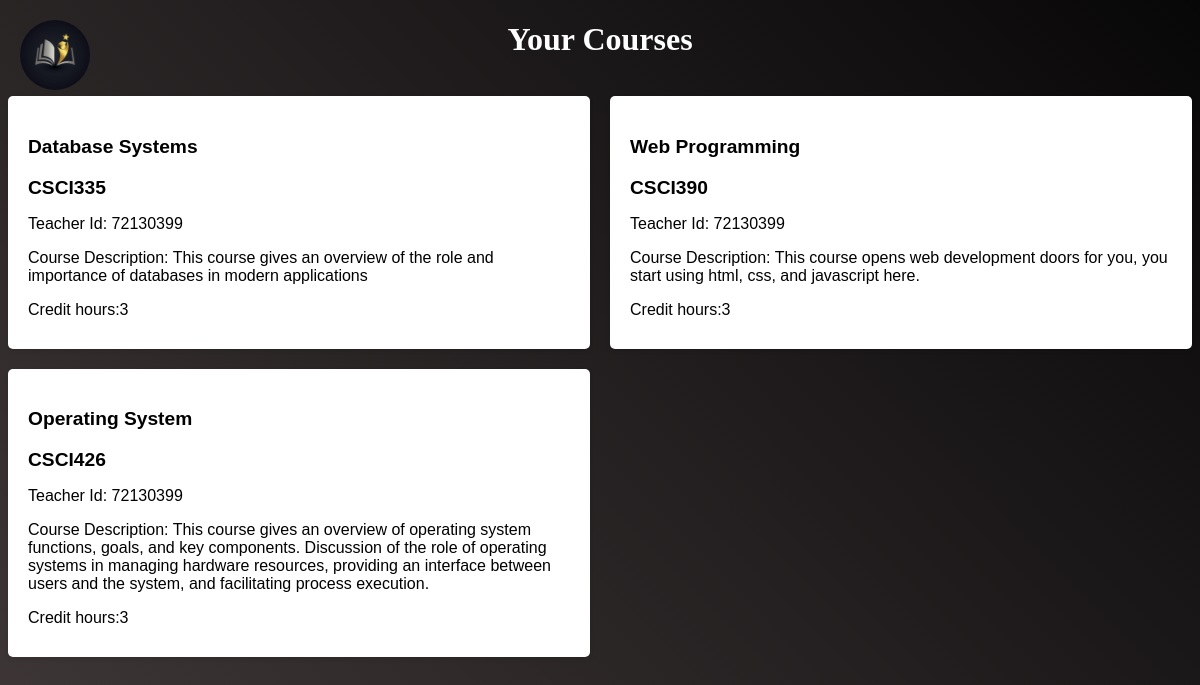
/teacher/list_courses.php (signed in), run on the app's committed database.
### tables this page shows
CREATE TABLE `course` (
  `id` varchar(30) NOT NULL,
  `name` varchar(50) NOT NULL,
  `teacher_id` int(11) NOT NULL,
  `description` varchar(500) NOT NULL,
  `credit_hour` int(2) NOT NULL
);

### teacher/list_courses.php (the view, shortened to what this page needs)
<!DOCTYPE html>
<html lang="en">
<head>
    <link rel="stylesheet" href="teach_style.css">
</head>
<body>
        <a href="teacher_home.php"><img src="../images/logo.jpg" alt=""></a>
    <h1>Your Courses</h1>
    <br>
    <?php
        $id =$_SESSION['idt'];
        include '../connection.php';
        $query = "SELECT * FROM course where `teacher_id` = '$id' ";
        $result = mysqli_query($conn, $query);
        echo "<div class='grid'>";
        while ($row = mysqli_fetch_array($result)) {
            echo "<div class='card'>";
            echo "<h3>" . $row["name"] . "</h3>";
            echo "<h3>" . $row["id"] . "</h3>";
            echo "<p>Teacher Id: " . $row["teacher_id"] . "</p>";
            echo "<p>Course Description: " . $row["description"] . "</p>";
            echo "<p>Credit hours:" . $row["credit_hour"] . "</p>";
            echo "</div>";
        }
        echo "</div>";
    ?>
</body>
</html>

### teacher/teach_style.css (style rules this page uses)
body { font-family: sans-serif; background: linear-gradient(45deg, #413939, #080708); justify-content: center; align-items: center; display: flex; background-repeat: no-repeat; }
h1 { text-align: center; font-size: 2rem; margin-bottom: 20px; color: #ffffff; font-family:'Times New Roman', Times, serif; }
.grid { display: grid; grid-template-columns: repeat(2, minmax(0, 1fr)); grid-gap: 20px; }
.card { background-color: #fff; padding: 20px; box-shadow: 0 2px 4px rgba(0, 0, 0, 0.1); border-radius: 5px; }
.card h3 { font-size: 1.2rem; margin-bottom: 10px; }
.card p { margin-bottom: 10px; }

### teacher/list_courses.php (style rules this page uses)
body { display: block; height: 100vh; }
img { left:20px; top: 20px; position: fixed; height: 70px; width: 70px; border-radius: 50px; }

### data on the page
course: name "Database Systems", id "CSCI335", teacher "72130399", description "This course gives an overview of the role and importance of databases in modern applications", credit_hour "3"
course: name "Web Programming", id "CSCI390", teacher "72130399", description "This course opens web development doors for you, you start using html, css, and javascript here.", credit_hour "3"
course: name "Operating System", id "CSCI426", teacher "72130399", description "This course gives an overview of operating system functions, goals, and key components. Discussion of the role of operating systems in managing hardware resources, providing an interface between users and the system, and facilitating process execution.", credit_hour "3"
